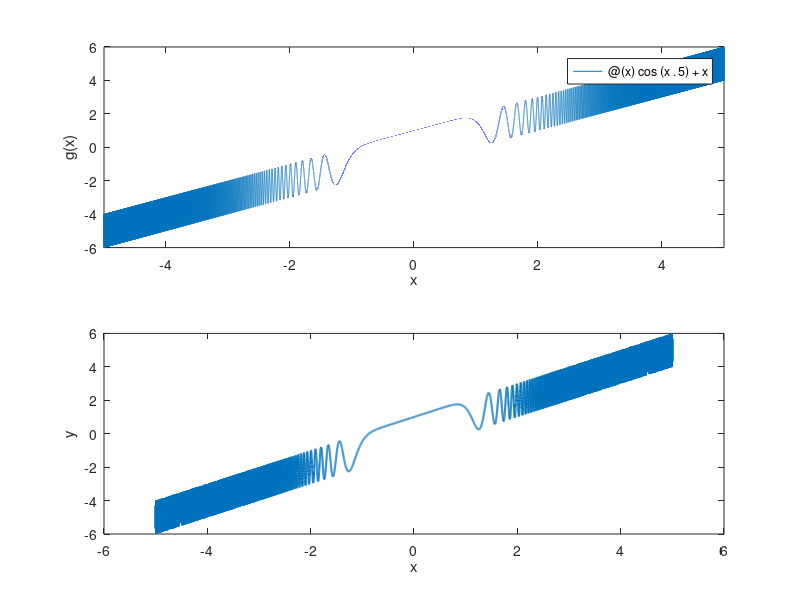

The MATLAB source for this figure:
clc; close all ; clear all;

g=@(x)cos(x.^5)+x
g(0)
g(pi/2)
g(pi)
x=-5:.001:5;
y=g(x);
d=cos(x.^5)+x;
subplot(2,1,1),fplot(g,[-5,5]);
xlabel('x')
ylabel('g(x)')
subplot(2,1,2),plot(x,y,'Linewidth',1.5);
xlabel('x')
ylabel('y' )
